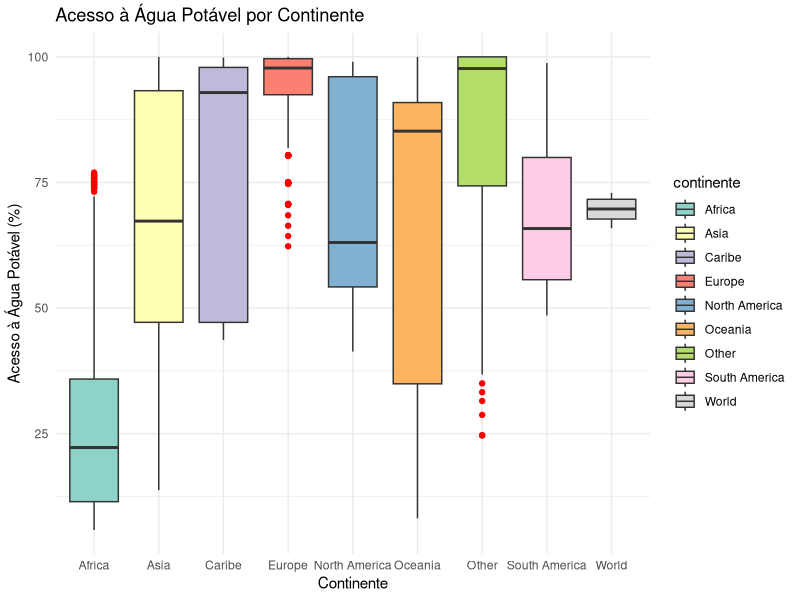
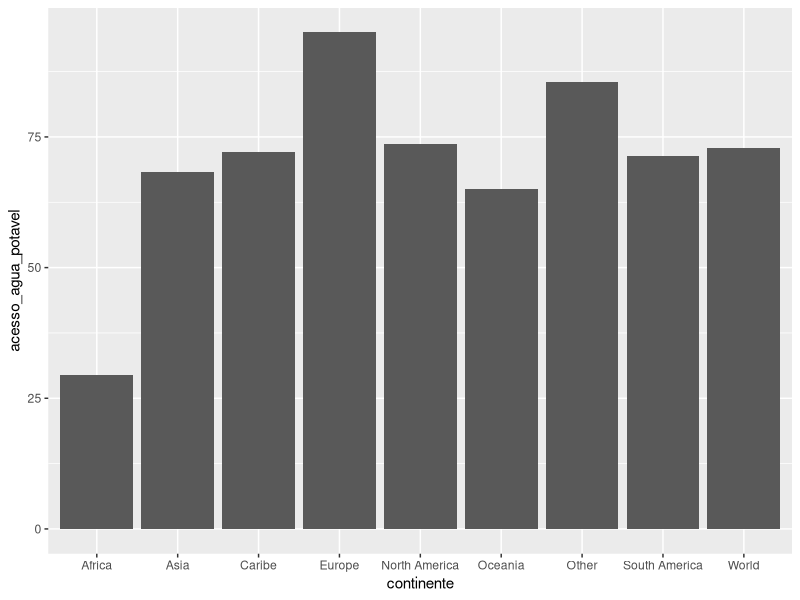

The R script that drew these images, in order:
library(ggplot2)
library(dplyr)
library(scales)

##################
# LOAD DATA
# Reference: World Data Bank
##################

# diferença de acesso a água potável entre países do grupo High Income e Low Income,
# no formato de box-plot

df <- read.csv("data/world_data_by_country.csv", sep=",")


df %>%  
  ggplot(aes(x = continente, y = acesso_agua_potavel, fill = continente)) +
  geom_boxplot(outlier.color = "red") +
  labs(title = "Acesso à Água Potável por Continente",
       x = "Continente",
       y = "Acesso à Água Potável (%)") +
  theme_minimal() +
  scale_fill_brewer(palette = "Set3")


#storytelling

aux <- df %>% 
  group_by(continente, ano) %>% 
  summarise(acesso_agua_potavel = mean(acesso_agua_potavel, na.rm=T))


aux %>% 
  filter(ano == 2022) %>% 
  ggplot(aes(x=continente, y=acesso_agua_potavel)) +
  geom_bar(stat="identity")
